Frame 1 (no input): blank canvas, image omitted
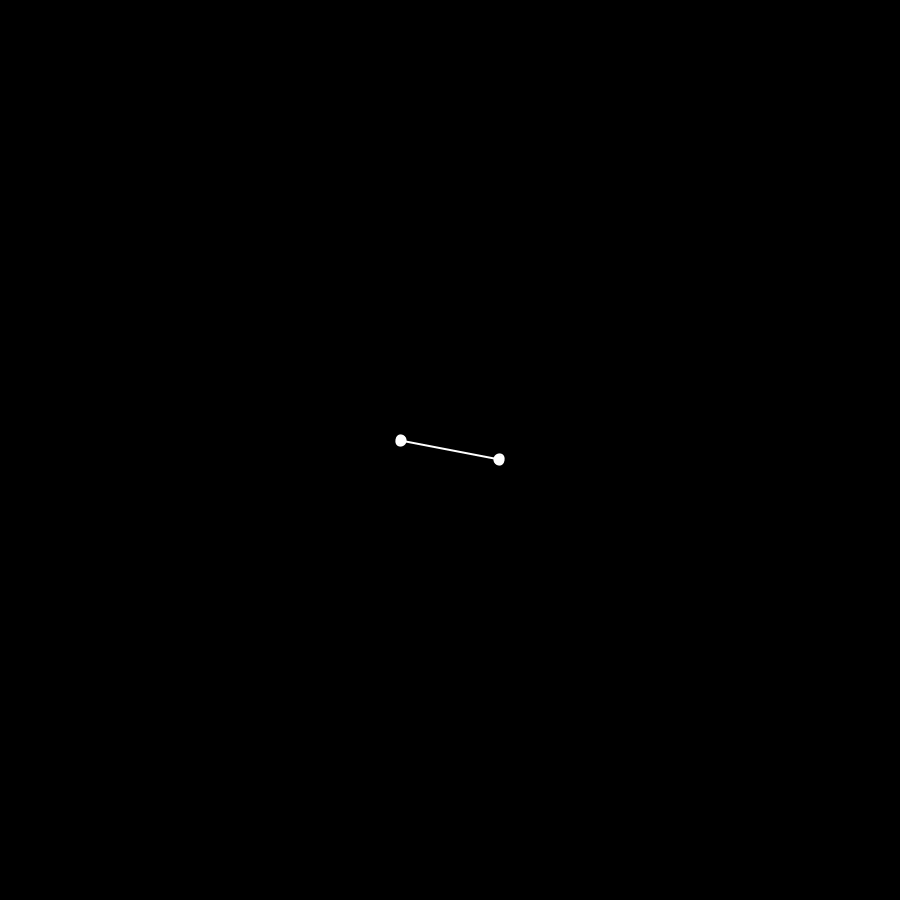
Frame 60 (the mouse pressed at the canvas centre just before this capture)
Frame 120 (the mouse held since frame 60 and released just before this capture): blank canvas, image omitted

The Processing sketch that drew this single still picture (run headless with seeded random() and noise(); from frame 60 on, the mouse is pressed at the canvas centre):

// Processing sketch: exemple_3_1
// ── exemple_3_1.pde
Objeto o;
float ang;

void setup() {
  size(900,900);
  background(50);
  
  o = new Objeto();
  ang = 0;
}

void draw() {
  //background(0);
  push();
  noStroke();
  fill(0,255);
  rect(0,0,width,height);
  pop();
  o.display();
  o.update();
}

// ── Objeto.pde
class Objeto {
  PVector loc;
  PVector vel;
  PVector acc;
  float ang;
  float angVel;
  float angAcc;
  
  
  Objeto() {
    loc = new PVector();
    vel = new PVector();
    acc = new PVector();
    ang = 0;
    angVel = 0;
    angAcc = 0.001;
  }
  
  void display() {
    translate(width/2,height/2);
    rotate(ang);
    stroke(255);
    strokeWeight(2);
    fill(255);
    circle(0,-50,10);
    line(0,-50,0,50);
    circle(0,50,10);
  }
  
  void update() {
    angVel += angAcc;
    ang += angVel;
  }
  
}
